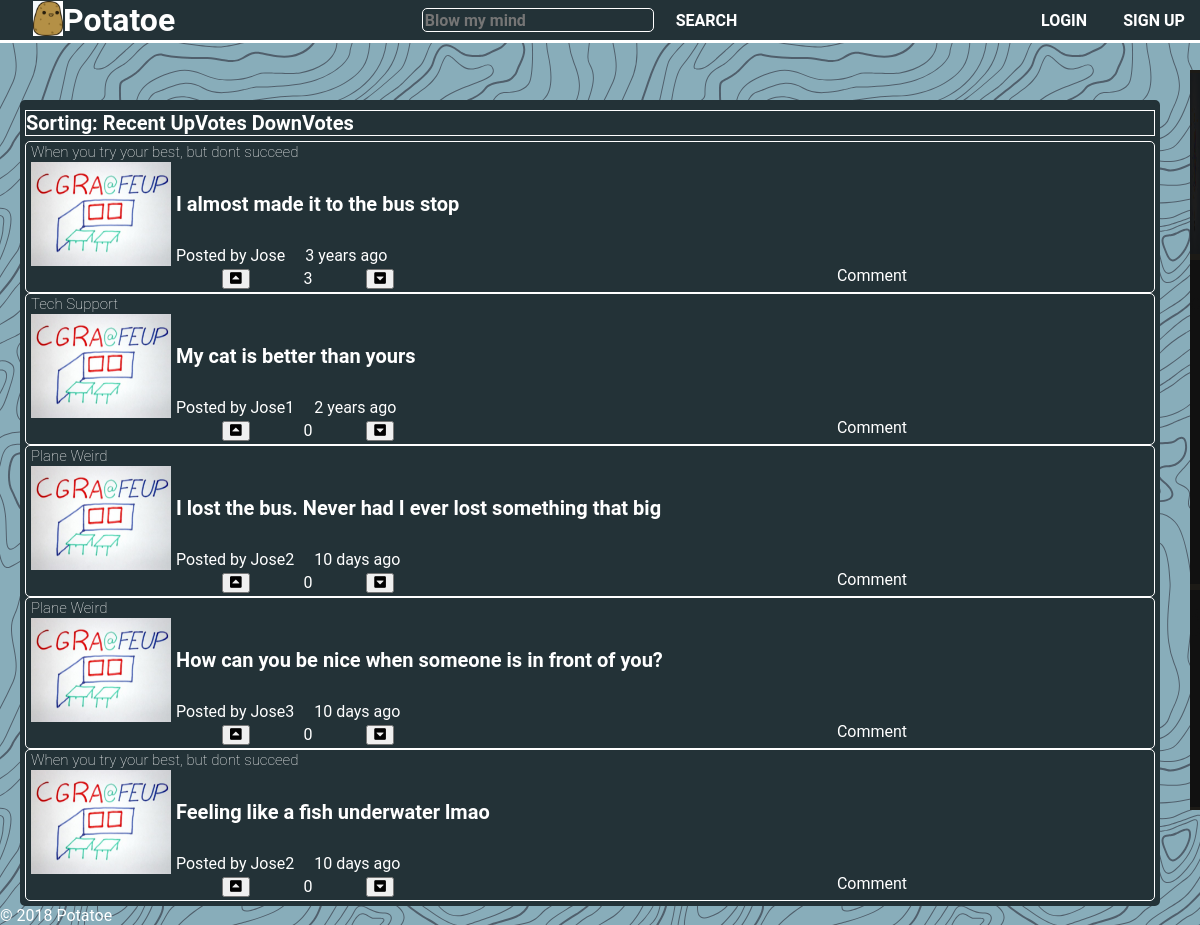
The page /pages/homepage.php?sort=upvotes on the database as committed earlier.
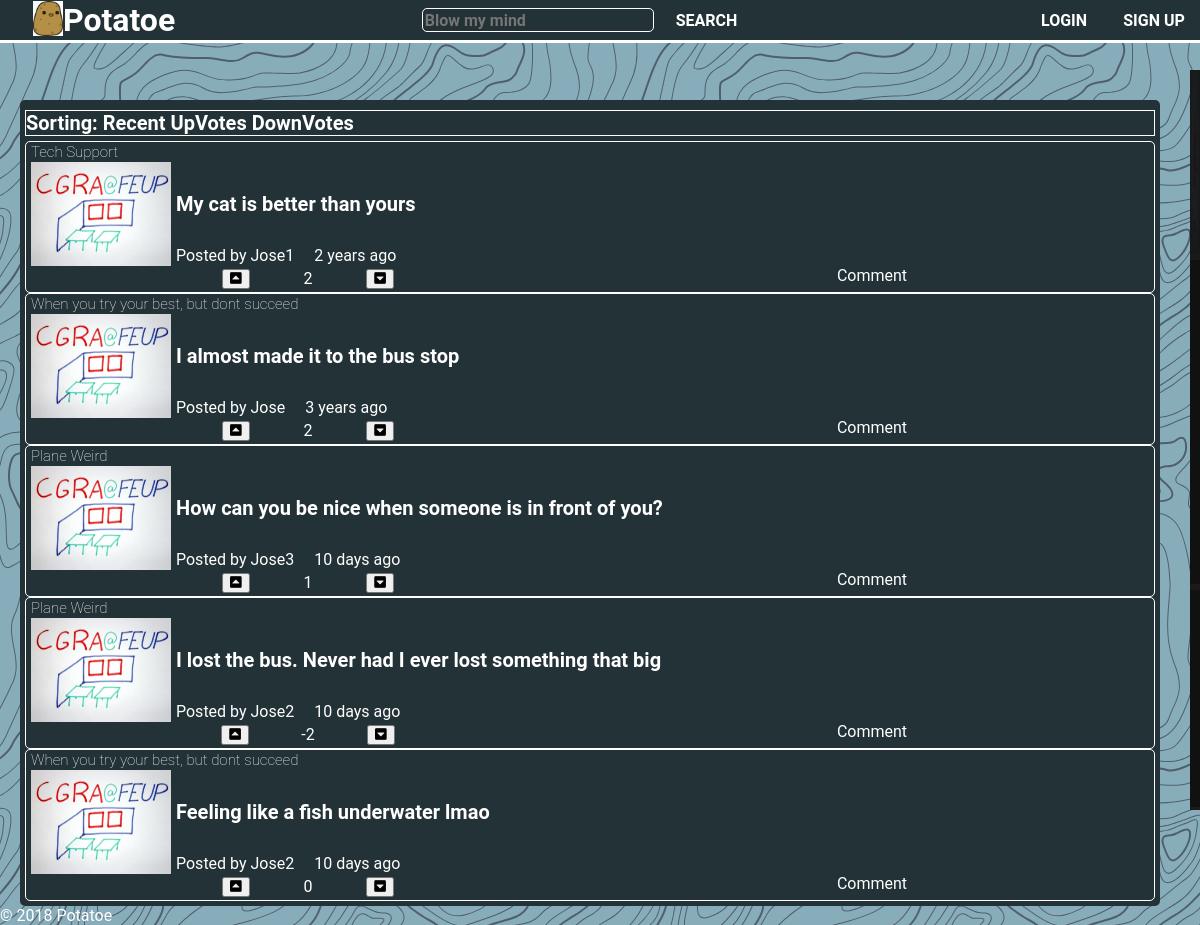
The same page on the database as committed later.
### tables this page shows
CREATE TABLE Channel (
	id	 	INTEGER PRIMARY KEY
			AUTOINCREMENT,
	name	TEXT
);

CREATE TABLE User (
	id			INTEGER PRIMARY KEY
				AUTOINCREMENT,
	username	TEXT UNIQUE,
	password 	TEXT,
	fullname	TEXT,
	email 		TEXT,
	bio			TEXT,
	url 		VARCHAR
);

CREATE TABLE Story (
	id			INTEGER PRIMARY KEY
				AUTOINCREMENT,
	id_user		INTEGER REFERENCES User(id)
				NOT NULL,
	id_channel 	INTEGER REFERENCES Channel(id)
				NOT NULL,
	title 		TEXT,
	content 	TEXT,
	date_posted DATETIME,
	url			TEXT,
	n_upvotes 	INTEGER,
	n_downvotes INTEGER
);

### pages/homepage.php (called while the page is built, shortened)
<?php
    include_once(ABSPATH . '/database/db_stories.php');
    switch ($_GET['sort']) {
        case 'upvotes':
            $stories = get_all_stories_by_upvotes();
            break;
    }
    include(ABSPATH . '/templates/common/header.php');
    include(ABSPATH . '/templates/tpl_list_stories.php');
    include(ABSPATH . '/templates/common/aside.php');
    include(ABSPATH . '/templates/common/footer.php');
?>

### database/db_stories.php (called while the page is built, shortened)
<?php
    function get_all_stories_by_upvotes(){
        $db = Database::instance()->db();
        $stmt = $db->prepare('  SELECT Story.id AS id, Story.url AS url, name, username, title, date_posted
                                FROM Story, Channel, User
                                WHERE ((Story.id_channel = Channel.id) AND (Story.id_user = User.id))
                                ORDER BY Story.n_upvotes DESC;'
                            );
        $stmt->execute();
        return $stmt->fetchAll();
    };
    function get_story_upvotes($id_story) {
        $db = Database::instance()->db();
        $stmt = $db->prepare('SELECT n_upvotes FROM Story WHERE id = ?;');
        $stmt->execute(array($id_story));
        return $stmt->fetch();
    }
    function get_story_downvotes($id_story) {
        $db = Database::instance()->db();
        $stmt = $db->prepare('SELECT n_downvotes FROM Story WHERE id = ?;');
        $stmt->execute(array($id_story));
        return $stmt->fetch();
    }
?>

### templates/tpl_list_stories.php (the view, shortened to what this page needs)
<section id="stories">
    <div class="sorting">
        Sorting:
        <a href="../pages/homepage.php?sort=recent">Recent</a>
        <a href="../pages/homepage.php?sort=upvotes">UpVotes</a>
        <a href="../pages/homepage.php?sort=downvotes">DownVotes</a>
    </div>
    <?php foreach($stories as $story) { ?>
        <article id=<?=$story['id']?>>
            <header class="channel">
                <span><?=$story['name']?></span>
            </header>
            <div class="story_content">
                <div class="story_image">
                    <img src="../post_images/board.png" alt="Image">
                </div>
                <div class="story_text">
                    <div class="story_title">
                        <a href="../pages/story.php?id=<?=$story['id']?>"><?=htmlspecialchars($story['title'])?></a>
                    </div>
                    <div class="story_details">
                        <span id="user">Posted by <?= htmlspecialchars($story['username']) ?></span>
                        <span id="date">
                            <?php   $time = strtotime($story['date_posted']);
                                    $dbDate = new DateTime($story['date_posted']);
                                    $currDate = new DateTime();
                                    $interval = $currDate->diff($dbDate);
                                    if($interval->y > 0)
                                        $display_time = $interval->y. " years";
                                    else if($interval->m > 0)
                                        $display_time = $interval->m. " months";
                                    else if($interval->d > 0)
                                        $display_time = $interval->d. " days";
                            ?>
                            <?= $display_time. " ago" ?>
                        </span>
                    </div>
                </div>
            </div>
            <footer class="story_footer">
                <span id="vote">
                        <button type="submit" name="upvote" onclick="vote(<?=$story['id']?>, 1)" ><i class="fas fa-caret-square-up"></i></button>
                        <span class="vote_points_number">
                            <?php   $upvotes = get_story_upvotes($story['id']);
                            $downvotes = get_story_downvotes($story['id']); ?>
                            <?=intval($upvotes['n_upvotes']) -  intval($downvotes['n_downvotes'])?>
                        </span>
                        <button type="submit" name="downvote" onclick="vote(<?=$story['id']?>, -1)" ><i class="fas fa-caret-square-down"></i></button>
                </span>
                <span id="comment"><a class="comments" href="story.php?id=<?=$story['id']?>#comments">Comment</a></span>
            </footer>
        </article>
    <?php } ?>
</section>

### templates/common/header.php (shortened to what this page needs)
<!DOCTYPE html>
<html>
<head>
    <link rel="stylesheet" href="../../css/new_style.css">
    <link rel="stylesheet" href="../../css/layout.css">
    <link rel="stylesheet" href="../../css/responsive.css">
    <link rel="stylesheet" href="../../css/alerts.css">
    <link rel="stylesheet" href="https://use.fontawesome.com/releases/v5.6.1/css/all.css">
</head>
<body>
    <header class = "head">
        <div class="middle_box">
            <div class="homepage_link">
                <span class="logo"><img height="35" width="30" href="../index.php" src="../images/icon.png" alt="Potato"></span>
                <h1><a href="../index.php">Potatoe</a></h1>
            </div>
            <div class="search_bar">
                <form class="search_form" action="../actions/action_search.php" method="post">
                    <input type="text" name="input" placeholder="Blow my mind"></textarea>
                    <input type="submit" name="search" value="SEARCH">
                </form>
            </div>
            <div class="profile">
                <?php if(!isset($_SESSION['username'])){ ?>
                    <span class="login_button"> <a href="./login.php">LOGIN</a> </span>
                    <span class="signup_button"><a href="./signup.php">SIGN UP</a></span>
                <?php  } else { ?>
                    <span class="profile_button"><a class="button" href="../pages/profile.php">PROFILE</a></span>
                    <span class="logout_button"><a class="button" href="../actions/action_logout.php">LOGOUT</a> </span>
                <?php }?>
            </div>
        </div>
    </header>
    <section class="content">

### templates/common/aside.php (shortened to what this page needs)
<aside class="side_bar">
        <section id="create_post">
            <img src="../../images/create_post.jpeg" alt="Create">
        </section>
        <section id="trending_categories">
            <p>Trending Categories</p>
        </section>
        <section id="recent_posts">
            <p>Recent Posts</p>
        </section>
</aside>

### templates/common/footer.php
</section>
<footer>
    &copy; 2018 Potatoe
</footer>
</body>
</html>

### css/layout.css (style rules this page uses)
header.head { position: fixed; top: 0; width: 100% !important; min-width: 650px; z-index: 1; height:40px; display: flex; flex-direction: row; align-items: center; justify-content: space-around; transition: height 0.2s; }
.middle_box { display: flex; height:100%; flex-direction: row; justify-content: space-around; align-items: center; max-width: 1300px; width: 100%; }
.middle_box > div { flex: 1; }
.homepage_link { display: flex; flex-direction: row; margin-left: 2em; }
.homepage_link > h1 { margin: 0; }
.search_bar { margin: 0; }
div.search_bar > form { display:flex; flex-direction: row; justify-content: center; }
form.search_form > input:first-child { margin-right: 1em; }
.profile { display: flex; flex-direction: row; justify-content: flex-end; align-items: center; height: 100%; }
.profile > span, .profile > span > a { height: 100%; }
.profile > .login_button, .profile > .profile_button { height: 100%; }
.side_bar { position: fixed; width:10px; height: 80%; right: 0; top: 0; margin-top: 70px; z-index: 1; background-color: #111; color: #111; overflow-x: hidden; opacity: 1; transition: all 1s cubic-bezier(.12,.08,.27,1.33); display: flex; flex-direction: column; justify-content: center; align-items: center; }
.side_bar > * { width: 10px; height: auto; opacity: 0.05; }
#create_post { position: relative; width: inherit; height: 25%; }
#create_post > img { z-index: 1; height:100%; width:100%; }
#trending_categories { position: relative; width: inherit; height: 45%; }
#recent_posts { position: relative; width: inherit; height: 30%; }
body { margin: 0; width: auto !important; min-width: 650px; }
.content { position: relative; padding-top: 100px; display: flex; flex-direction: row; flex-grow: 1; margin-left: auto; margin-right: auto; justify-content: center; width: 100%; }
.content > section { width:100%; }
#stories { margin-right: 40px; margin-left: 20px; }
#stories > article { display:flex; flex-direction: column; height: 150px; align-items: stretch; justify-content: center; }
#stories > article > header > * { flex: 1 1 auto; align-items: center; justify-content: center; margin: 5px; }
#stories > article > header { height: 10%; margin-bottom: 5px }
#stories > article > footer { height: 20%; }
#stories > article > .story_content { height: 80%; display:flex; justify-content: space-around; align-items: center; flex-direction: row; }
#stories > article > .story_content > .story_image { flex: 0 0 140px; height:100%; margin: 5px; }
#stories > article > .story_content > .story_image > img { width:100%; height:100%; }
#stories > article > .story_content > .story_text { width: 100%; height:100%; display:flex; flex-direction: column; justify-content: space-around; align-items: center; }
#stories > article > .story_content > .story_text > .story_title { width: 100%; height:80%; display: flex; align-items: center; }
#stories > article > .story_content > .story_text > .story_title > a { width: 100%; }
#stories > article > .story_content > .story_text > .story_details { width: 100%; height:20%; display:flex; flex-direction: row; justify-content: flex-start; align-items: center; }
#stories > article > .story_content > .story_text > .story_details > #date { margin-left: 20px; }
#stories > article > footer { display: flex; flex-direction: row; justify-content: space-around; align-items: center; }
#stories > article > footer > #vote { display: flex; flex-direction: row; justify-content: space-around; align-items: center; width: 20%; }
#stories > article > footer > #vote > * { display: flex; flex-direction: row; justify-content: space-around; align-items: center; }
#stories > article > footer > #comment { width: 20%; height: 100%; }
#stories > article > footer > #comment { height: 100%; display: flex; flex-direction: column; justify-content: space-around; align-items: center; }
#stories > article > footer > #comment > a { height: 100%; }

### css/responsive.css (style rules this page uses)
input[type=submit] { cursor: url("../images/pikapika.png"), auto; }

Rows that differ between the two databases and show on the page:
changed through a linked row, channel "Tech Support": story.n_upvotes+n_downvotes "0" → "2"; moves up the list
changed through a linked row, channel "When you try your best, but dont succeed": story.n_upvotes "3" → "2"
changed through a linked row, channel "Plane Weird": title "I lost the bus. Never had I ever lost something that big" → "How can you be nice when someone is in front of you?"; user.username "Jose2" → "Jose3"; story.n_upvotes "0" → "1"; title "How can you be nice when someone is in front of you?" → "I lost the bus. Never had I ever lost something that big"; user.username "Jose3" → "Jose2"; story.n_upvotes+n_downvotes "0" → "-2"
